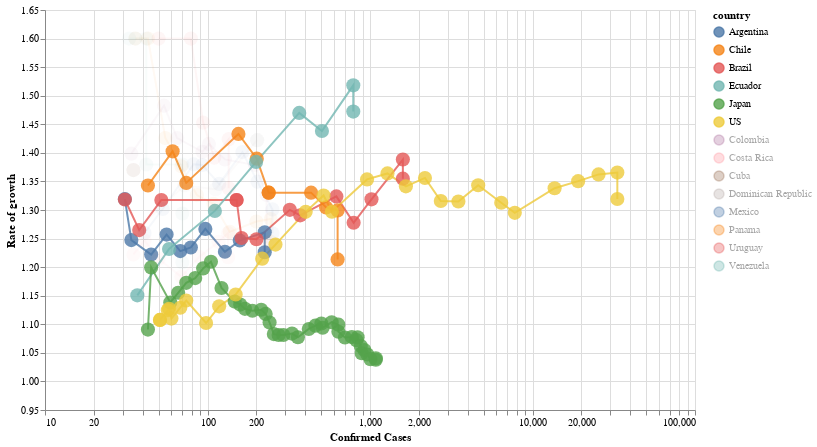

Notebook source saved alongside this figure:
### Markdown cell above
# Mirando al resto de latino america

Comparando con algunos paises de fuera de latam

### Code cell
#hide_input
latam = [
    'Brazil', 'Chile', 'Argentina', 'Panama', 'Colombia','Mexico', 
    'Ecuador', 'Costa Rica', 'Venezuela', 'Dominican Republic', 'Bolivia',
    'Paraguay', 'Uruguay','Honduras', 'Cuba', 'Puerto Rico','Guatemala', 'Japan', 'US'
]

plot_rate_cnt_trajectories(latam, ['Argentina', 'Chile', 'Brazil', 'Ecuador', 'Japan', 'US'])

### Figure 1 — Vega-Lite specification as saved in the notebook (floating-point values rounded to 4 significant figures; data arrays with more than 128 entries replaced by an {"elided": "..."} marker saying what was removed)
{"config": {"view": {"continuousWidth": 400, "continuousHeight": 300}, "point": {"size": 200}}, "data": {"name": "data-eac567ad9d1963b94247734620265c58"}, "mark": {"type": "line", "point": true, "radius": 150}, "encoding": {"color": {"type": "nominal", "field": "country", "sort": ["Argentina", "Chile", "Brazil", "Ecuador", "Japan", "US"]}, "opacity": {"condition": {"value": 0.8, "selection": "selector002"}, "value": 0.05}, "tooltip": [{"type": "temporal", "field": "date"}, {"type": "nominal", "field": "country"}, {"type": "quantitative", "field": "confirmed"}, {"type": "quantitative", "field": "rate"}], "x": {"type": "quantitative", "axis": {"title": "Confirmed Cases"}, "field": "confirmed", "scale": {"type": "log"}}, "y": {"type": "quantitative", "axis": {"title": "Rate of growth"}, "field": "rate", "scale": {"domain": [0.95, 1.65]}}}, "height": 400, "selection": {"selector002": {"type": "multi", "fields": ["country"], "bind": "legend", "init": [{"country": "Argentina"}, {"country": "Chile"}, {"country": "Brazil"}, {"country": "Ecuador"}, {"country": "Japan"}, {"country": "US"}]}}, "width": 650, "$schema": "https://vega.github.io/schema/vega-lite/v4.0.2.json", "datasets": {"data-eac567ad9d1963b94247734620265c58": {"elided": "168 records"}}}
